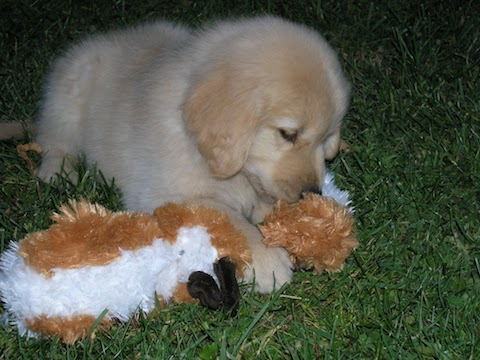
#> input picture source_scripts/puppy.jpg, 480 x 360 px
$ python slider2.py --image puppy.jpg
#> lines starting #> are read from the running program, lines starting #| are printed output that depends on the picture
'''
slider.py - Demonstrating a user of trackbars on OpenCV windows
Author: Tim Poulsen, github.com/skypanther
License: MIT
2018-10-15

Example usage:

python3 slider.py -i path/to/image.jpg
'''

import argparse
import cv2
import imutils
import os


def main():
    min_val = 200
    max_val = 300
    aperture_size = 3

    ap = argparse.ArgumentParser()
    ap.add_argument('-i', '--image', default='',
                    help='Image to use for edge detection')
    args = vars(ap.parse_args())
    file_name = args['image']
    if os.path.isfile(file_name) is False:
        print('Cannot open image, quitting...')
        exit()
    image = cv2.imread(file_name)
#> image is the input picture: shape (360, 480, 3); mean B, G, R 74.5, 89.7, 87.3
    image = imutils.resize(image, height=480)
#> image: shape (480, 640, 3)
    gray = cv2.cvtColor(image, cv2.COLOR_BGR2GRAY)
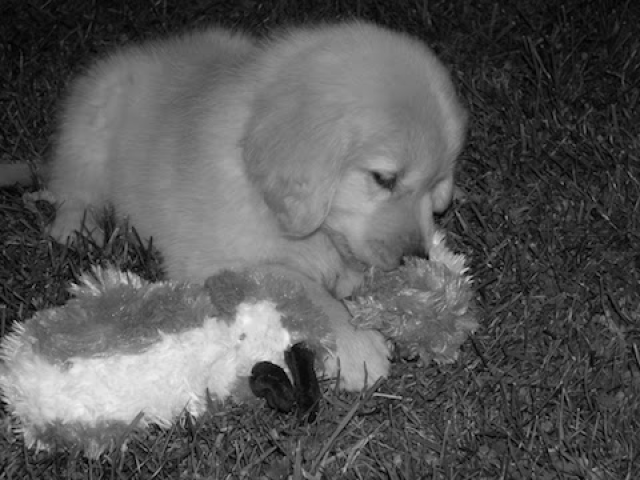
#> gray: shape (480, 640); min 0, max 246, mean 87.2

    cv2.namedWindow('Original')
    cv2.createTrackbar('Min', 'Original', 0, 800, no_op)
    cv2.createTrackbar('Max', 'Original', 100, 800, no_op)
    cv2.imshow('Original', image)

    while True:
        min_val = int(cv2.getTrackbarPos('Min', 'Original'))
        max_val = int(cv2.getTrackbarPos('Max', 'Original'))
        print('Min: {}'.format(min_val))
        print('Max: {}'.format(max_val))
        edges = cv2.Canny(gray, min_val, max_val, aperture_size)
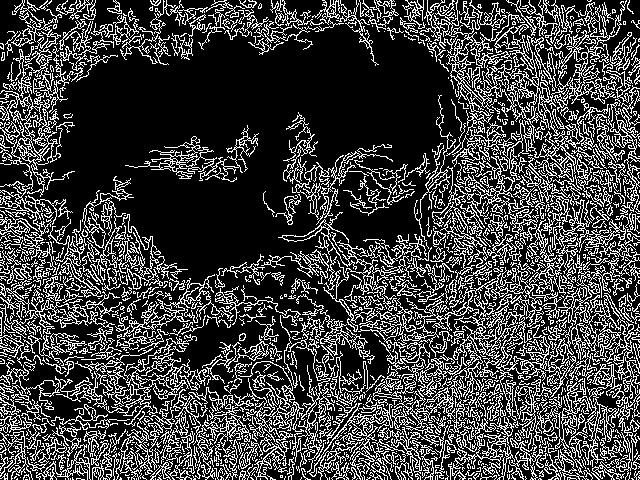
#> edges: shape (480, 640); 25.2% white in thin lines or dots
        cv2.imshow('Edges', imutils.resize(edges, height=480))
        if cv2.waitKey(1) & 0xFF == ord("q"):
#> (key q is pressed here)
            cv2.destroyAllWindows()
            exit()
#> (the program exits here)
